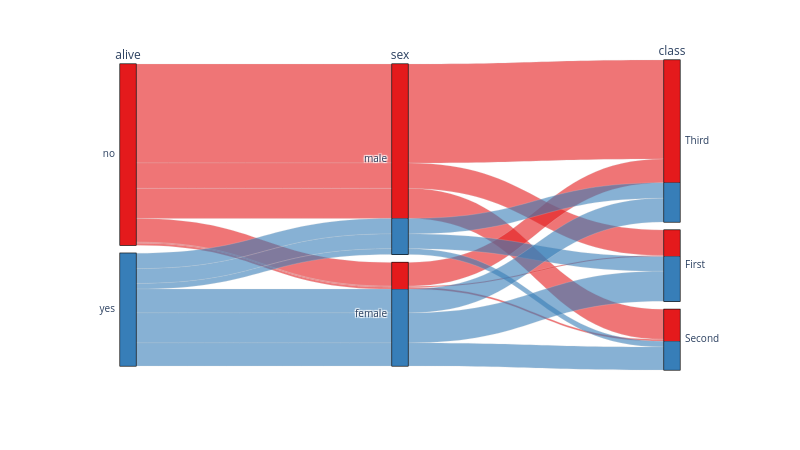

Write notebook code for a chart like this one.
### Code cell
fig = px.parallel_categories(
    titanic,
    dimensions=['alive','sex','class'], 
    color=titanic['alive'].cat.codes,
    # color_continuous_scale=plotly_cmap,
    color_continuous_scale=plotly_cmap[:len(titanic['alive'].unique())],
    width=800, height=450,
)
fig.update_traces(line_shape='hspline')
fig.update_layout(coloraxis_showscale=False)
fig.show()

### Figure 1 — Plotly figure (JSON) as saved in the notebook; plotly's stock layout.template omitted (floating-point values rounded to 4 significant figures; data arrays with more than 128 entries replaced by an {"elided": "..."} marker saying what was removed)
{"data": [{"dimensions": [{"label": "alive", "values": {"elided": "891 str values"}}, {"label": "sex", "values": {"elided": "891 str values"}}, {"label": "class", "values": {"elided": "891 str values"}}], "domain": {"x": [0, 1], "y": [0, 1]}, "line": {"color": {"elided": "891 int values"}, "coloraxis": "coloraxis", "shape": "hspline"}, "name": "", "type": "parcats"}], "layout": {"coloraxis": {"autocolorscale": false, "colorbar": {"title": {"text": "color"}}, "colorscale": [[0, "rgb(228,26,28)"], [1, "rgb(55,126,184)"]], "showscale": false}, "height": 450, "legend": {"tracegroupgap": 0}, "margin": {"t": 60}, "width": 800}}
